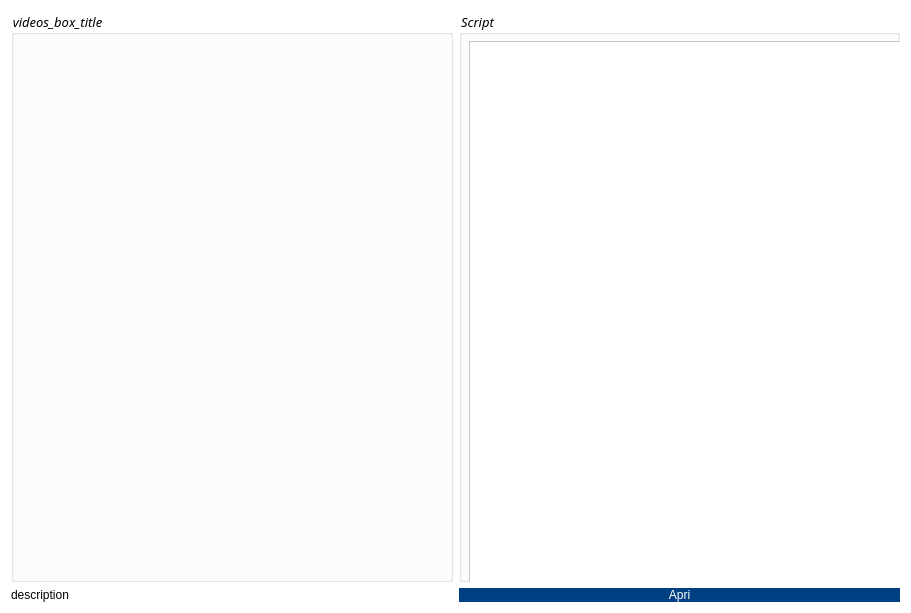
<?xml version="1.0" encoding="UTF-8"?>
<ui version="4.0">
 <class>Form</class>
 <widget class="QWidget" name="Form">
  <property name="geometry">
   <rect>
    <x>0</x>
    <y>0</y>
    <width>911</width>
    <height>613</height>
   </rect>
  </property>
  <property name="windowTitle">
   <string>Form</string>
  </property>
  <property name="styleSheet">
   <string notr="true">background-color: rgb(255, 255, 255);</string>
  </property>
  <layout class="QGridLayout" name="gridLayout">
   <item row="1" column="0">
    <widget class="QLabel" name="description">
     <property name="styleSheet">
      <string notr="true">font: 15pt &quot;Rubik Light&quot;;
background-color: rgba(255, 255, 255, 0);</string>
     </property>
     <property name="text">
      <string>description</string>
     </property>
    </widget>
   </item>
   <item row="1" column="1">
    <widget class="QPushButton" name="done_button">
     <property name="styleSheet">
      <string notr="true">border-radius: 20px;
background-color: rgb(0, 64, 130);
font: 12pt &quot;Rubik Light&quot;;
color: rgb(255,255,255);</string>
     </property>
     <property name="text">
      <string>Apri</string>
     </property>
    </widget>
   </item>
   <item row="0" column="0">
    <widget class="QGroupBox" name="videos_box">
     <property name="font">
      <font>
       <family>Rubik Light</family>
       <pointsize>10</pointsize>
       <italic>true</italic>
      </font>
     </property>
     <property name="title">
      <string>videos_box_title</string>
     </property>
    </widget>
   </item>
   <item row="0" column="1">
    <widget class="QGroupBox" name="script_box">
     <property name="font">
      <font>
       <family>Rubik Light</family>
       <pointsize>10</pointsize>
       <italic>true</italic>
      </font>
     </property>
     <property name="title">
      <string>Script</string>
     </property>
     <widget class="QPlainTextEdit" name="script_text">
      <property name="geometry">
       <rect>
        <x>10</x>
        <y>30</y>
        <width>825</width>
        <height>775</height>
       </rect>
      </property>
      <property name="minimumSize">
       <size>
        <width>0</width>
        <height>0</height>
       </size>
      </property>
      <property name="maximumSize">
       <size>
        <width>1920</width>
        <height>1080</height>
       </size>
      </property>
      <property name="styleSheet">
       <string notr="true">font: 10pt &quot;Rubik Light&quot;;</string>
      </property>
      <property name="readOnly">
       <bool>true</bool>
      </property>
      <property name="plainText">
       <string/>
      </property>
     </widget>
    </widget>
   </item>
  </layout>
  <zorder>done_button</zorder>
  <zorder>videos_box</zorder>
  <zorder>script_box</zorder>
  <zorder>description</zorder>
 </widget>
 <resources/>
 <connections/>
</ui>
